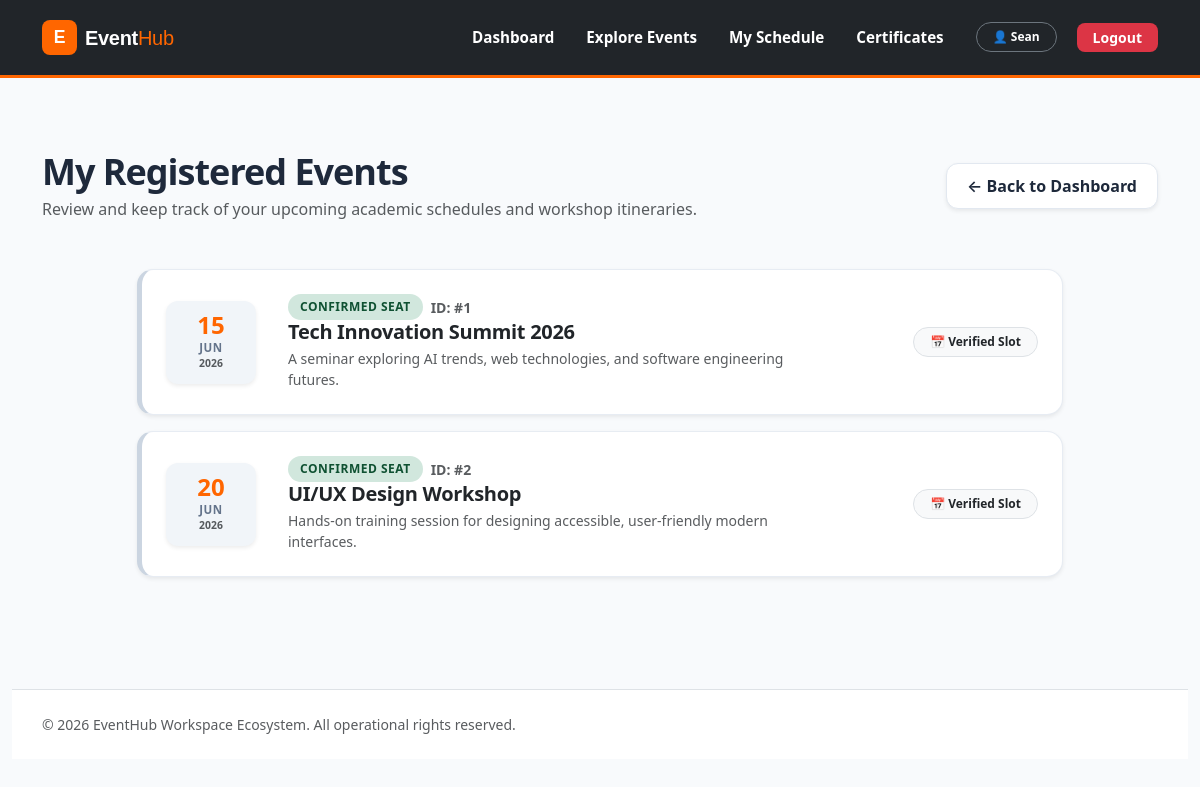
Screenshot of /student/my_events.php (signed in) with the database file from the repository.
### tables this page shows
CREATE TABLE `events` (
  `id` int(11) NOT NULL,
  `title` varchar(150) NOT NULL,
  `description` text NOT NULL,
  `event_date` date NOT NULL,
  `available_slots` int(11) NOT NULL,
  `created_at` timestamp NOT NULL DEFAULT current_timestamp()
);

### student/my_events.php (the view, shortened to what this page needs)
<?php
include("../includes/db.php");
$user_id = $_SESSION['user_id'];
$query = "
    SELECT events.id, events.title, events.description, events.event_date
    FROM registrations
    JOIN events ON registrations.event_id = events.id
    WHERE registrations.user_id = '$user_id'
    ORDER BY events.event_date ASC
";
$result = mysqli_query($conn, $query);
include "../includes/header.php";
?>
<div class="container py-5">
    <div class="d-flex flex-column flex-md-row justify-content-between align-items-start align-items-md-center mb-5 gap-3">
        <div>
            <h1 class="page-title m-0">My Registered Events</h1>
            <p class="text-muted m-0 mt-1">Review and keep track of your upcoming academic schedules and workshop itineraries.</p>
        </div>
        <a class="btn btn-dashboard-back shadow-sm" href="dashboard.php">
            ← Back to Dashboard
        </a>
    </div>
    <div class="row">
        <div class="col-12 col-xl-10 mx-auto">
            <?php
            if(mysqli_num_rows($result) > 0) {
                while($row = mysqli_fetch_assoc($result)) {
                    $timestamp = strtotime($row['event_date']);
                    $dayStr   = date("d", $timestamp);
                    $monthStr = date("M", $timestamp);
                    $yearStr  = date("Y", $timestamp);
            ?>
                <div class="card schedule-card border-accent-orange p-4 mb-3 shadow-sm">
                    <div class="row align-items-center g-3">
                        <div class="col-auto">
                            <div class="date-badge-box shadow-sm">
                                <div class="date-day"><?php echo $dayStr; ?></div>
                                <div class="date-month"><?php echo $monthStr; ?></div>
                                <div class="text-muted small" style="font-size: 0.65rem; font-weight:600;"><?php echo $yearStr; ?></div>
                            </div>
                        </div>
                        <div class="col col-md-8 px-md-4">
                            <div class="d-flex align-items-center gap-2 mb-1.5 flex-wrap">
                                <span class="status-indicator">Confirmed Seat</span>
                                <small class="text-muted fw-semibold">ID: #<?php echo $row['id']; ?></small>
                            </div>
                            <h4 class="fw-bold text-dark mb-1" style="font-size: 1.25rem; letter-spacing: -0.3px;">
                                <?php echo htmlspecialchars($row['title']); ?>
                            </h4>
                            <p class="text-muted small m-0" style="line-height: 1.5; max-width: 700px;">
                                <?php echo htmlspecialchars($row['description']); ?>
                            </p>
                        </div>
                        <div class="col-12 col-md-auto text-md-end ms-md-auto">
                            <span class="badge bg-light text-dark border px-3 py-2 fw-semibold rounded-pill">
                                📅 Verified Slot
                            </span>
                        </div>
                    </div>
                </div>
            <?php
                }
            }
            ?>
        </div>
    </div>
</div>
<footer class="mt-5 py-4 border-top bg-white">
    <div class="container text-center text-md-start">
        <p class="mb-0 small text-muted">&copy; <?php echo date('Y'); ?> EventHub Workspace Ecosystem. All operational rights reserved.</p>
    </div>
</footer>
</body>
</html>

### student/my_events.php (style rules this page uses)
:root { --brand-orange: #ff6600; --brand-hover: #cc5200; --text-dark: #1e293b; --text-muted: #64748b; --card-bg: #ffffff; }
body { background-color: #f8fafc; font-family: 'Segoe UI', system-ui, -apple-system, sans-serif; }
.page-title { color: var(--text-dark); font-weight: 800; letter-spacing: -1px; font-size: 2.25rem; }
.schedule-card { background: var(--card-bg); border: 1px solid rgba(226, 232, 240, 0.8); border-radius: 16px; transition: all 0.25s cubic-bezier(0.16, 1, 0.3, 1); position: relative; }
.border-accent-orange { border-left: 5px solid #cbd5e1; }
.date-badge-box { background: #f1f5f9; color: var(--text-dark); border-radius: 12px; padding: 12px; min-width: 90px; text-align: center; }
.date-day { font-size: 1.5rem; font-weight: 800; line-height: 1; color: var(--brand-orange); }
.date-month { font-size: 0.72rem; text-transform: uppercase; font-weight: 700; letter-spacing: 0.5px; color: var(--text-muted); margin-top: 2px; }
.btn-dashboard-back { border: 1.5px solid #e2e8f0; background: white; color: var(--text-dark); font-weight: 600; border-radius: 12px; padding: 10px 20px; transition: all 0.2s ease; }
.status-indicator { font-size: 0.75rem; font-weight: 700; text-transform: uppercase; letter-spacing: 0.5px; color: #0f5132; background-color: #d1e7dd; padding: 4px 12px; border-radius: 30px; display: inline-block; }

### rows the page displays
events: event_date "15", event_date "JUN", event_date "2026", id "1", title "Tech Innovation Summit 2026", description "A seminar exploring AI trends, web technologies, and software engineering futures."
events: event_date "20", event_date "JUN", event_date "2026", id "2", title "UI/UX Design Workshop", description "Hands-on training session for designing accessible, user-friendly modern interfaces."

### other values shown
$_SESSION['name'] "Sean"
